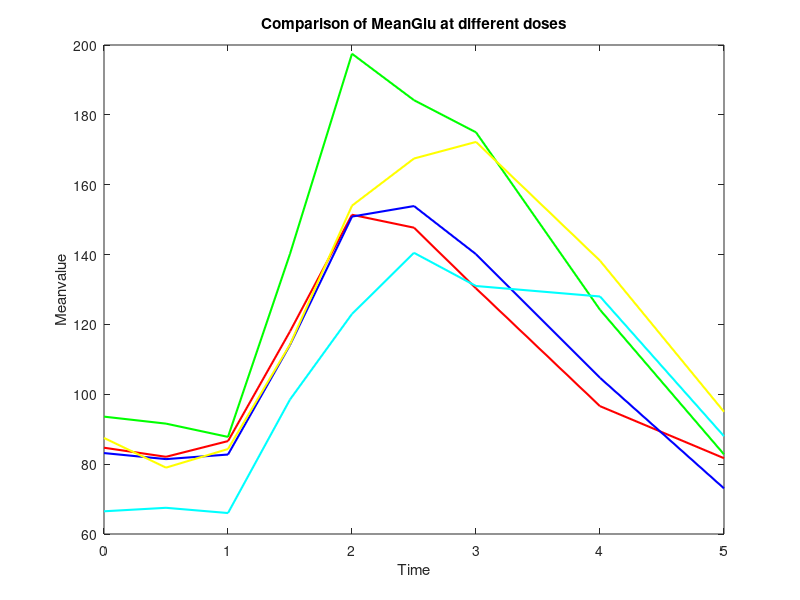

This chart was generated by the following MATLAB code: (Note: this script raises an error after producing the figure.)
%% mean glucose over doses
load('Gly_data_input_d125.mat')
[r,c] = size(Glu_input)

figure
plot(t_gly,Glu_input(r,:)','r-','linewidth',1.5)
clear
hold on 

load('Gly_data_input_d250.mat')
[r,c] = size(Glu_input)
plot(t_gly,Glu_input(r,:)','b-','linewidth',1.5)
clear

load('Gly_data_input_d500.mat')
[r,c] = size(Glu_input)
plot(t_gly,Glu_input(r,:)','g-','linewidth',1.5)
clear

load('Gly_data_input_d750.mat')
[r,c] = size(Glu_input)
plot(t_gly,Glu_input(r,:)','y-','linewidth',1.5)
clear

load('Gly_data_input_d1000.mat')
[r,c] = size(Glu_input)
plot(t_gly,Glu_input(r,:)','c-','linewidth',1.5)
clear

xlabel('Time');ylabel('Meanvalue');
title('Comparison of MeanGlu at different doses')
legend ('dose=1.25','dose=2.5','dose=5','dose=7.5','dose=10',2 )

%% mean insulin over doses
load('Gly_data_input_d125.mat')
[r,c] = size(Glu_input)

figure
plot(t_gly,Ins_input(r,:)','r-','linewidth',1.5)
clear
hold on 

load('Gly_data_input_d250.mat')
[r,c] = size(Glu_input)
plot(t_gly,Ins_input(r,:)','b-','linewidth',1.5)
clear

load('Gly_data_input_d500.mat')
[r,c] = size(Glu_input)
plot(t_gly,Ins_input(r,:)','g-','linewidth',1.5)
clear

load('Gly_data_input_d750.mat')
[r,c] = size(Glu_input)
plot(t_gly,Ins_input(r,:)','y-','linewidth',1.5)
clear

load('Gly_data_input_d1000.mat')
[r,c] = size(Glu_input)
plot(t_gly,Ins_input(r,:)','c-','linewidth',1.5)
clear

xlabel('Time');ylabel('Meanvalue');
title('Comparison of MeanIns at different doses')
legend ('dose=1.25','dose=2.5','dose=5','dose=7.5','dose=10',2 )

%% mean Cpeptide over doses
load('Gly_data_input_d125.mat')
[r,c] = size(Glu_input)

figure
plot(t_gly,Cpep_input(r,:)','r-','linewidth',1.5)
clear
hold on 

load('Gly_data_input_d250.mat')
[r,c] = size(Glu_input)
plot(t_gly,Cpep_input(r,:)','b-','linewidth',1.5)
clear

load('Gly_data_input_d500.mat')
[r,c] = size(Glu_input)
plot(t_gly,Cpep_input(r,:)','g-','linewidth',1.5)
clear

load('Gly_data_input_d750.mat')
[r,c] = size(Glu_input)
plot(t_gly,Cpep_input(r,:)','y-','linewidth',1.5)
clear

load('Gly_data_input_d1000.mat')
[r,c] = size(Glu_input)
plot(t_gly,Cpep_input(r,:)','c-','linewidth',1.5)
clear

xlabel('Time');ylabel('Meanvalue');
title('Comparison of MeanCpep at different doses')
legend ('dose=1.25','dose=2.5','dose=5','dose=7.5','dose=10',2 )

%% mean GLY over doses
load('Gly_data_input_d125.mat')
[r,c] = size(Glu_input)

figure
plot(t_gly,Gly_input(r,:)','r-','linewidth',1.5)
clear
hold on 

load('Gly_data_input_d250.mat')
[r,c] = size(Glu_input)
plot(t_gly,Gly_input(r,:)','b-','linewidth',1.5)
clear

load('Gly_data_input_d500.mat')
[r,c] = size(Glu_input)
plot(t_gly,Gly_input(r,:)','g-','linewidth',1.5)
clear

load('Gly_data_input_d750.mat')
[r,c] = size(Glu_input)
plot(t_gly,Gly_input(r,:)','y-','linewidth',1.5)
clear

load('Gly_data_input_d1000.mat')
[r,c] = size(Glu_input)
plot(t_gly,Gly_input(r,:)','c-','linewidth',1.5)
clear

xlabel('Time');ylabel('Meanvalue');
title('Comparison of MeanGly at different doses')
legend ('dose=1.25','dose=2.5','dose=5','dose=7.5','dose=10',2)

